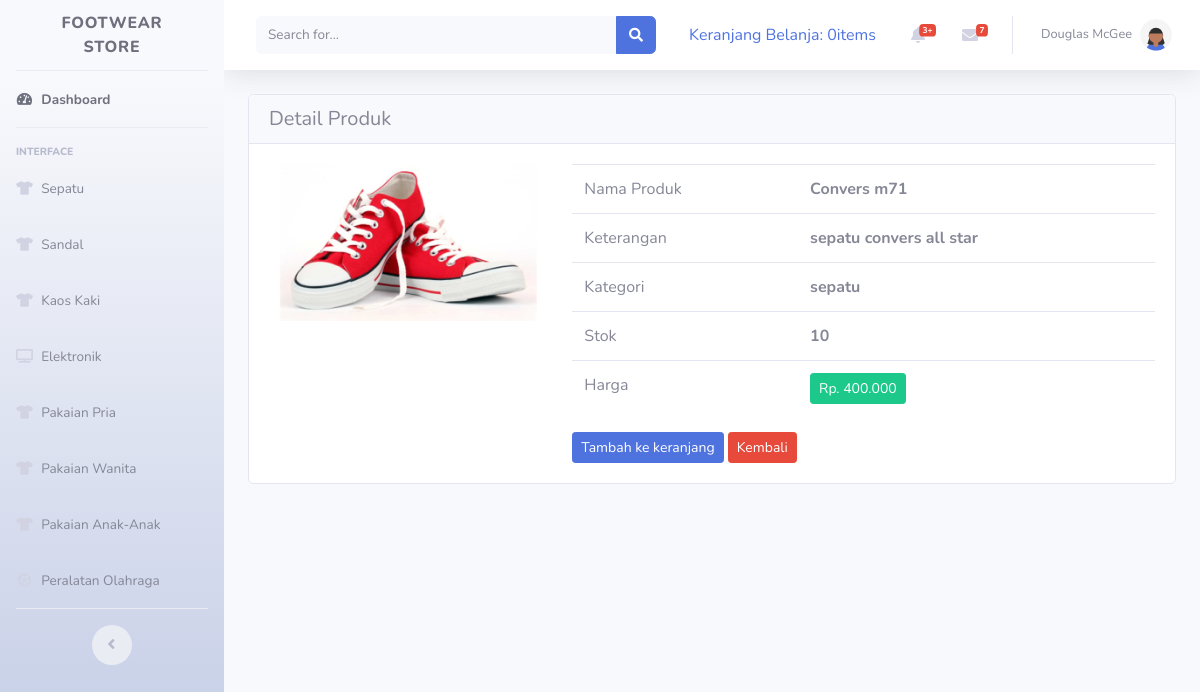
The page /index.php/dashboard/detail/1 on the database as committed earlier.
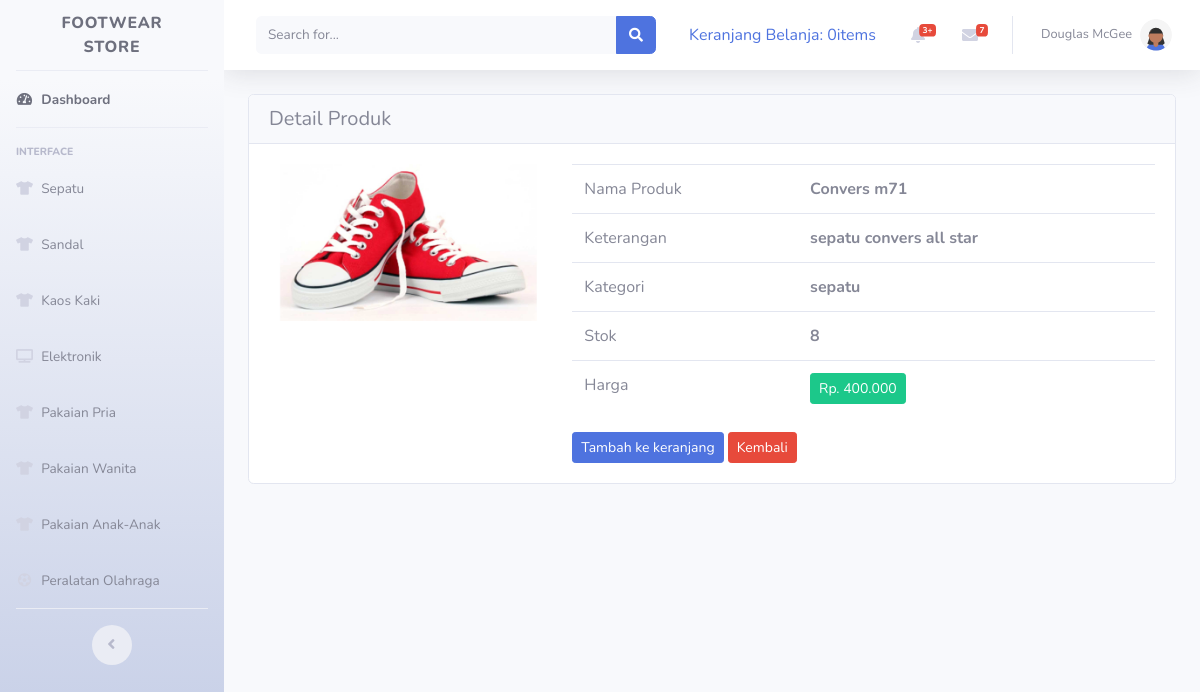
The same page on the database as committed later.
### tables this page shows
CREATE TABLE `tb_barang` (
  `id_brg` int(11) NOT NULL,
  `nama_brg` varchar(120) NOT NULL,
  `keterangan` text NOT NULL,
  `kategori` varchar(60) NOT NULL,
  `harga` int(11) NOT NULL,
  `stok` int(4) NOT NULL,
  `gambar` text NOT NULL
);

### application/controllers/dashboard.php (called while the page is built, shortened)
<?php
class Dashboard extends CI_Controller {
    public function detail($id_brg){
        $data['barang'] = $this->model_barang->detail_brg($id_brg);
        $this->load->view('templates/header');
        $this->load->view('templates/sidebar');
        $this->load->view('detail_barang', $data);
        $this->load->view('templates/footer');
    }
}

### index.php (called while the page is built, shortened)
<?php
require_once BASEPATH.'core/CodeIgniter.php';

### application/models/model_barang.php (called while the page is built, shortened)
<?php
class Model_barang extends CI_Model {
    public function detail_brg($id_brg){
        $result = $this->db->where('id_brg', $id_brg)->get('tb_barang');
        if($result->num_rows() > 0){
            return $result->result();
        } else {
            return false;
        }
    }
}

### application/views/detail_barang.php (the view)
<div class="container-fluid">
<div class="card">
  <h5 class="card-header">Detail Produk</h5>
  <div class="card-body">
    <?php foreach($barang as $brg): ?>
    <div class="row">
        <div class="col-md-4">
            <img src="<?php echo base_url().'/uploads/'.$brg->gambar ?>" class="card-img-top">
        </div>
        <div class="col-md-8">
            <table class="table">
                <tr>
                    <td>Nama Produk</td>
                    <td><strong><?php echo $brg->nama_brg?></strong></td>
                </tr>
                <tr>
                    <td>Keterangan</td>
                    <td><strong><?php echo $brg->keterangan?></strong></td>
                </tr>
                <tr>
                    <td>Kategori</td>
                    <td><strong><?php echo $brg->kategori?></strong></td>
                </tr>
                <tr>
                    <td>Stok</td>
                    <td><strong><?php echo $brg->stok?></strong></td>
                </tr>
                <tr>
                    <td>Harga</td>
                    <td><strong><div class="btn btn-sm btn-success">Rp. <?php echo number_format($brg->harga,0,',','.') ?></div></strong></td>
                </tr>
            </table>
            <?php echo anchor('dashboard/tambah_ke_keranjang/' .$brg->id_brg, '<div class="btn btn-sm btn-primary">Tambah ke keranjang</div>') ?>
            <?php echo anchor('dashboard/index/', '<div class="btn btn-sm btn-danger">Kembali</div>') ?>
        </div>
    </div>
    <?php endforeach; ?>
  </div>
</div>
</div>

Rows that differ between the two databases and show on the page:
changed tb_barang "Convers m71": stok "10" → "8"
